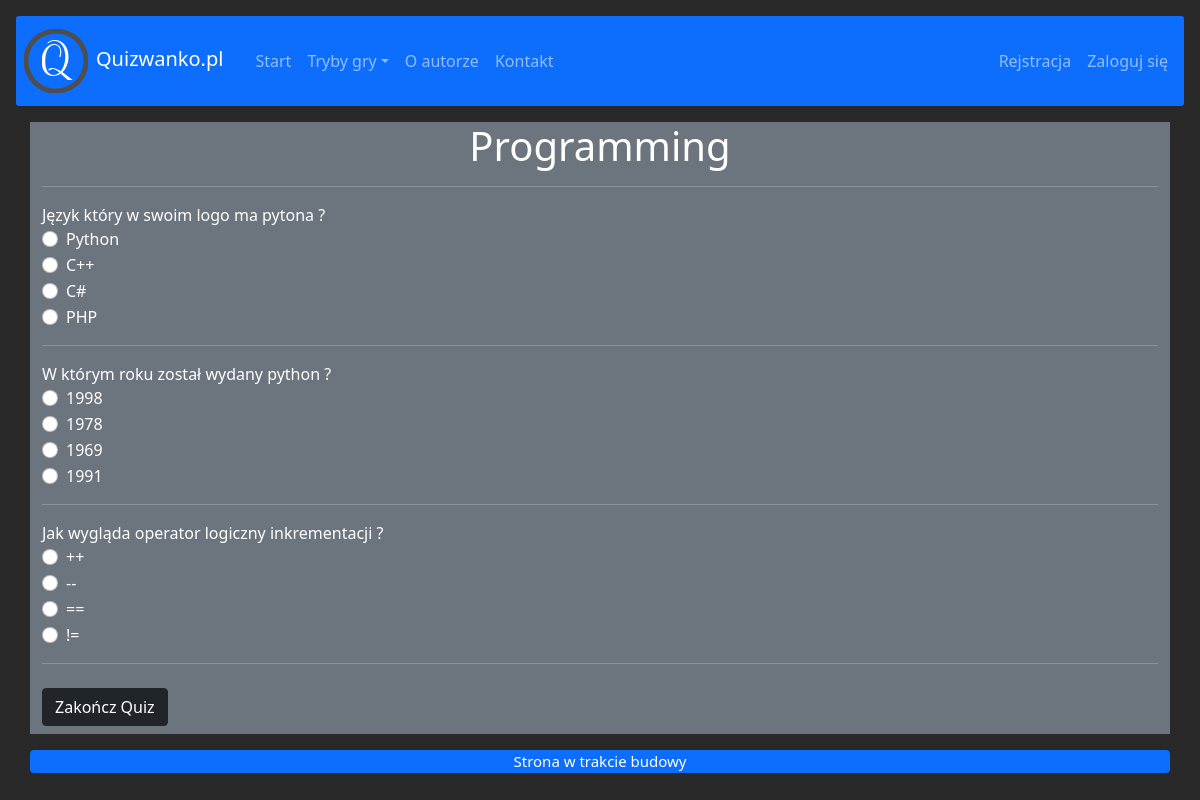
The page /category/select_category/3 on the database its author committed.
### first/models.py (models this page shows, shortened)
class Category(models.Model):
    category = models.CharField(max_length=150)

class Question(models.Model):
    category = models.ForeignKey(Category, on_delete=models.CASCADE)
    question = models.TextField()
    answer_a = models.CharField(max_length=150)
    answer_b = models.CharField(max_length=150)
    answer_c = models.CharField(max_length=150)
    answer_d = models.CharField(max_length=150)
    good_answer = models.CharField(max_length=150)

### first/views.py (the view)
# urls.py: path('category/select_category/<id>', select_category, name='select_category'),
def select_category(request, id):
    category = Category.objects.get(pk=id)
    questions = Question.objects.all().filter(category=category)
    data = {'questions':questions, 'category': category}
    return render(request, "first/quiz.html", data)

### first/templates/first/quiz.html (shortened to what this page needs)
{% extends 'first/base.html' %}
{% block content %}
    <div class="container bg-secondary">
        <header>
            <h1 class="text-center">{{category.category}}</h1>
            <hr>
        </header>
        <div class="row">
            <form action="{% url 'check_answers' %}" method="GET" onsubmit="return confirm('Czy na pewno chcesz wysłać Quiz ?');">
                {% for i in questions %}
                    <div class="col-md-12">
                        {{i.question}}
                    </div>
                    <div class="form-check">
                        <input class="form-check-input" type="radio" name="{{i.id}}" id="answer" value="{{i.answer_a}}">
                        <label class="form-check-label" for="answer">
                            {{i.answer_a}}
                        </label>
                    </div>
                    <div class="form-check">
                        <input class="form-check-input" type="radio" name="{{i.id}}" id="answer" value="{{i.answer_b}}">
                        <label class="form-check-label" for="answer">
                            {{i.answer_b}}
                        </label>
                    </div>
                    <div class="form-check">
                        <input class="form-check-input" type="radio" name="{{i.id}}" id="answer" value="{{i.answer_c}}">
                        <label class="form-check-label" for="answer">
                            {{i.answer_c}}
                        </label>
                    </div>
                    <div class="form-check">
                        <input class="form-check-input" type="radio" name="{{i.id}}" id="answer" value="{{i.answer_d}}">
                        <label class="form-check-label" for="answer">
                            {{i.answer_d}}
                        </label>
                    </div>
                    <hr>
                {% endfor %}
                <button type="submit" class="btn btn-dark my-2">Zakończ Quiz</button>
            </form>
        </div>
    </div>
{% endblock %}

### first/static/first/css/style.css (style rules this page uses)
body { background-color: rgb(41, 41, 41); color: white; }
hr { margin-top: 1rem; margin-bottom: 1rem; border: 0; border-top: 1px solid rgba(0, 0, 0, 0.1); }

### rows shown on the page
Category: category "Programming"
Question: question "Język który w swoim logo ma pytona ?", answer_a "Python", answer_b "C++", answer_c "C#", answer_d "PHP"
Question: question "W którym roku został wydany python ?", answer_a "1998", answer_b "1978", answer_c "1969", answer_d "1991"
Question: question "Jak wygląda operator logiczny inkrementacji ?", answer_a "++", answer_b "--", answer_c "==", answer_d "!="
